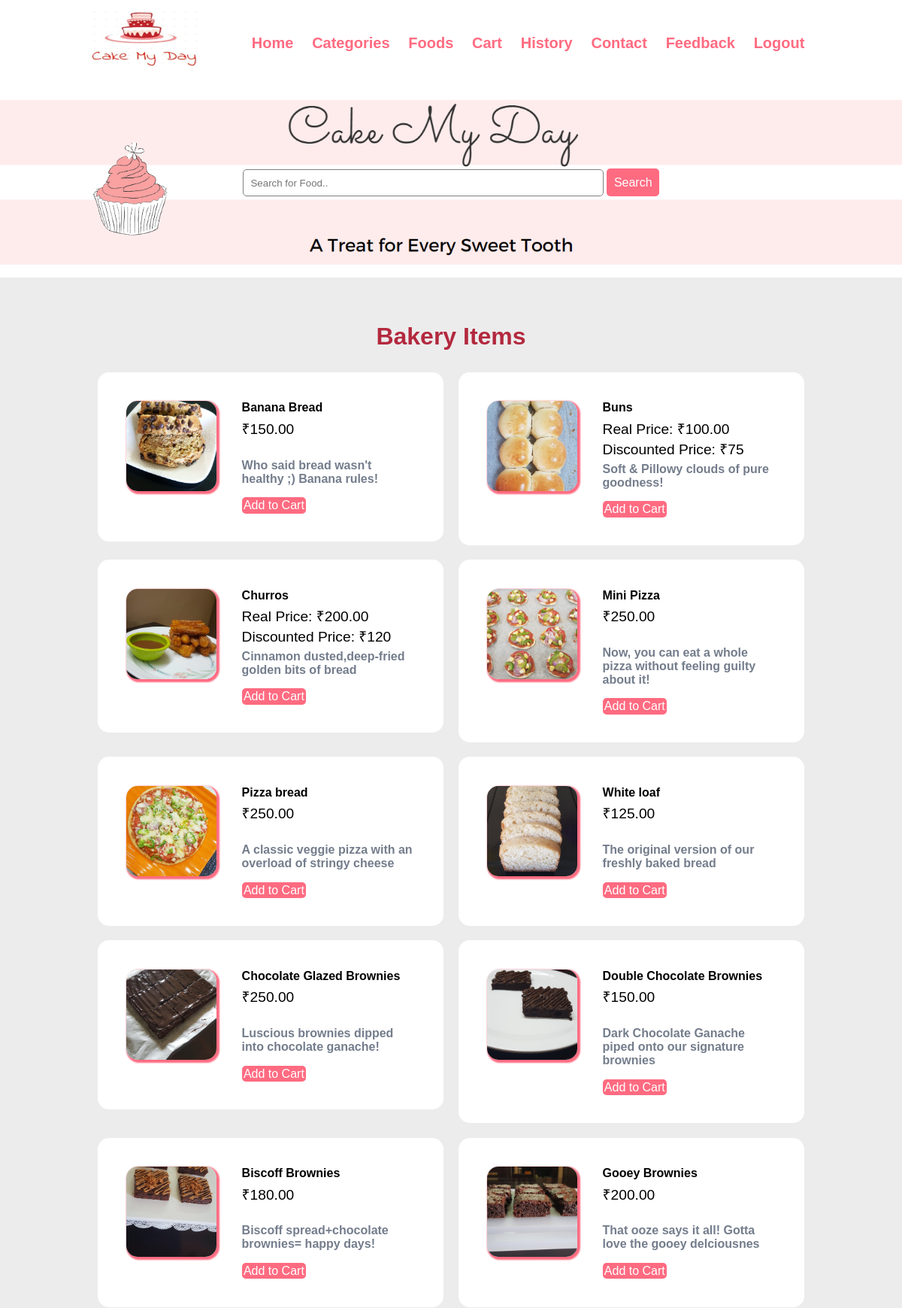
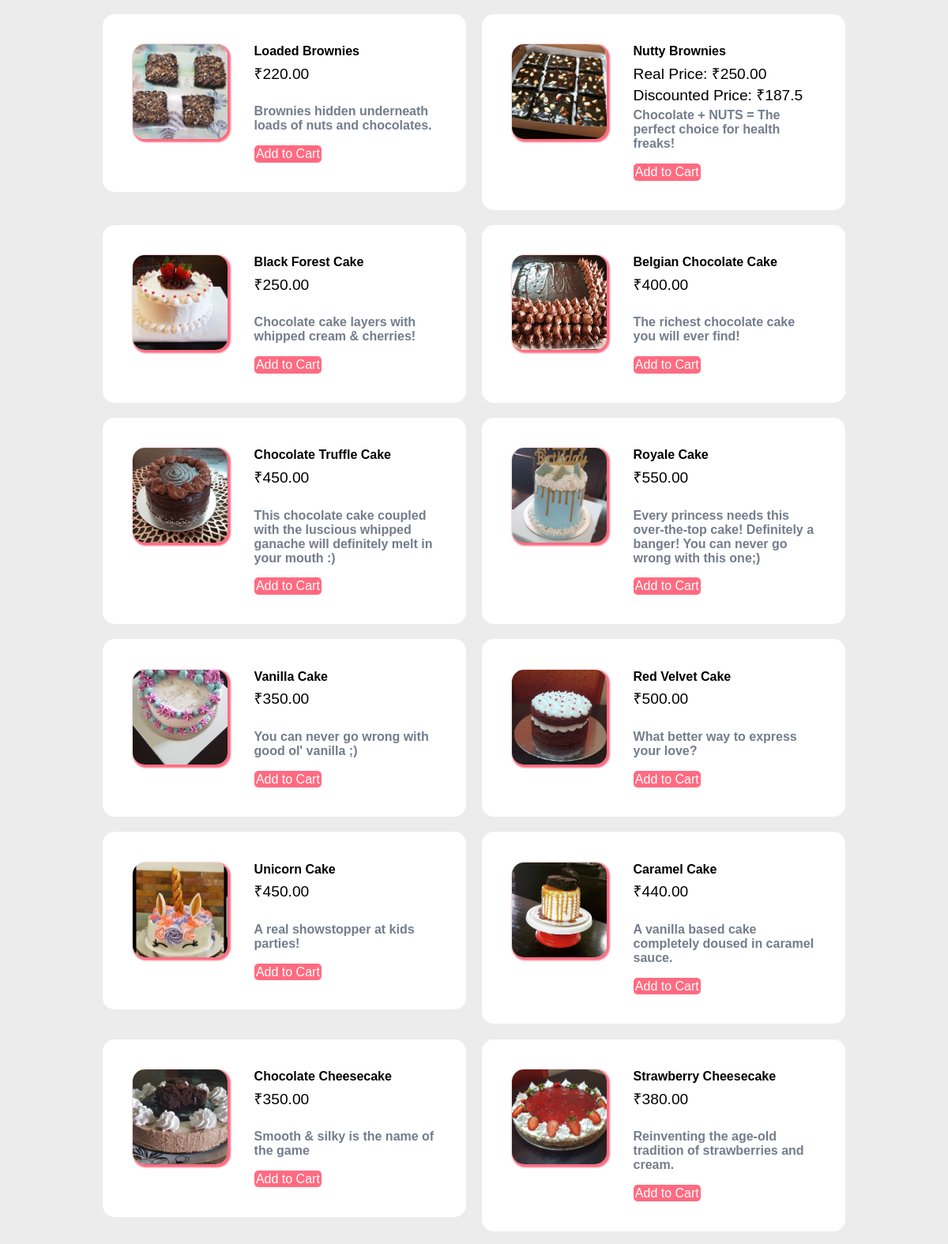
Screenshot of /foods.php (signed in, upper part) with the database file from the repository (2 pictures, top to bottom).
### tables this page shows
CREATE TABLE `tbl_food` (
  `id` int(10) UNSIGNED NOT NULL,
  `title` varchar(100) NOT NULL,
  `description` text NOT NULL,
  `price` decimal(10,2) NOT NULL,
  `image_name` varchar(255) NOT NULL,
  `category_id` int(10) UNSIGNED NOT NULL,
  `featured` varchar(10) NOT NULL,
  `active` varchar(10) NOT NULL,
  `discount` varchar(255) NOT NULL
);

### foods.php (the view, shortened to what this page needs)
<?php include('partials-front/menu.php'); ?>
<section class="food-search text-center">
    <div class="container">
        <form action="<?php echo SITEURL; ?>food-search.php" method="POST">
            <input type="search" name="search" placeholder="Search for Food.." required>
            <input type="submit" name="submit" value="Search" class="btn btn-primary">
        </form>
    </div>
</section>
<section class="food-menu flex-container">
    <div class="container">
        <h2 class="text-center b">Bakery Items</h2>
        <?php
        $sql = "SELECT * FROM tbl_food WHERE active='Yes'";
        $res = mysqli_query($conn, $sql);
        $count = mysqli_num_rows($res);
        if ($count > 0) {
            while ($row = mysqli_fetch_assoc($res)) {
                $id = $row['id'];
                $title = $row['title'];
                $description = $row['description'];
                $price = $row['price'];
                $image_name = $row['image_name'];
                $discount = $row['discount'];
        ?>
                <div class="food-menu-box">
                    <div class="food-menu-img pics_in_a_row">
                        <?php
                        if ($image_name == "") {
                            echo "<div class='error'>Image not Available.</div>";
                        } else {
                        ?>
                            <img src="<?php echo SITEURL; ?>images/food/<?php echo $image_name; ?>" alt="product" class="img-responsive img-curve card-image">
                        <?php
                        }
                        ?>
                    </div>
                    <div class="food-menu-desc">
                        <h4><?php echo $title; ?></h4>
                        <p class="food-price">
                            <?php
                            if ($discount == '0%') {
                                echo ('₹' . $price . "<br><br>");
                            } else if ($discount == '25%') {
                                echo ('Real Price: ₹' . ($price) . "<br>");
                                echo ('Discounted Price: ₹' . (0.75 * $price));
                            } else if ($discount == '40%') {
                                echo ('Real Price: ₹' . ($price) . "<br>");
                                echo ('Discounted Price: ₹' . (0.6 * $price));
                            } else if ($discount == '50%') {
                                echo ('Real Price: ₹' . ($price) . "<br>");
                                echo ('Discounted Price: ₹' . (0.5 * $price));
                            }
                            ?>
                        </p>
                        <p class="food-detail">
                            <?php echo $description; ?>
                        </p>
                        <br>
                        <a href="<?php echo SITEURL; ?>customercart.php?food_id=<?php echo $id; ?>" class="btn btn-primary">Add to Cart</a>
                    </div>
                </div>
        <?php
            }
        } else {
            echo "<div class='error'>Food not found.</div>";
        }
        ?>
    </div>
</section>
<?php include('partials-front/footer.php'); ?>

### css/style.css (style rules this page uses)
* { margin: 0 0; padding: 0 0; font-family: Arial, Helvetica, sans-serif; }
.container { width: 80%; margin: 0 auto; padding: 1%; }
.img-responsive { width: 100%; }
.img-curve { border-radius: 15px; }
.text-center { text-align: center; }
.b { color: #b3293e; text-decoration: none; }
a { color: #ff6b81; text-decoration: none; }
.btn { padding: 1%; border: none; font-size: 1rem; border-radius: 5px; }
.btn-primary { background-color: #ff6b81; color: white; cursor: pointer; }
h2 { color: #2f3542; font-size: 2rem; margin-bottom: 2%; }
.food-search { background-image: url(../images/cakemydaybg.png); background-size: cover; background-repeat: no-repeat; background-position: center; padding: 8% 0; }
.food-search input[type="search"] { border: 1px solid grey; border-radius: 5px; width: 50%; padding: 1%; outline: 1; background-color: #ffffff; }
.card-image { object-fit: cover; width: 120px; height: 120px; border-radius: 15px; box-shadow: 2px 2px 2px 2px #ff6b81; }
.food-menu { background-color: #ececec; padding: 4% 0; }
.food-menu-box { width: 40%; margin: 1%; padding: 4%; float: left; background-color: white; border-radius: 15px; }
.food-menu-img { width: 80px; height: 50px; float: left; align-content: center; align-content: flex-end; }
.food-menu-desc { width: 60%; float: right; margin-left: 8%; }
.food-price { font-size: 1.2rem; margin: 2% 0; }
.food-detail { font-size: 1rem; color: #747d8c; font-weight: bold; }

### rows the page displays
tbl_food: image_name (picture), title "Banana Bread", price "150.00", description "Who said bread wasn't healthy ;) Banana rules!"
tbl_food: image_name (picture), title "Buns", price "100.00", 0.75*$price "75", description "Soft & Pillowy clouds of pure goodness!"
tbl_food: image_name (picture), title "Churros", price "200.00", 0.6*$price "120", description "Cinnamon dusted,deep-fried golden bits of bread"
tbl_food: image_name (picture), title "Mini Pizza", price "250.00", description "Now, you can eat a whole pizza without feeling guilty about it!"
tbl_food: image_name (picture), title "Pizza bread", price "250.00", description "A classic veggie pizza with an overload of stringy cheese"
tbl_food: image_name (picture), title "White loaf", price "125.00", description "The original version of our freshly baked bread"
tbl_food: image_name (picture), title "Chocolate Glazed Brownies", price "250.00", description "Luscious brownies dipped into chocolate ganache!"
tbl_food: image_name (picture), title "Double Chocolate Brownies", price "150.00", description "Dark Chocolate Ganache piped onto our signature brownies"
tbl_food: image_name (picture), title "Biscoff Brownies", price "180.00", description "Biscoff spread+chocolate brownies= happy days!"
tbl_food: image_name (picture), title "Gooey Brownies", price "200.00", description "That ooze says it all! Gotta love the gooey delciousnes"
tbl_food: image_name (picture), title "Loaded Brownies", price "220.00", description "Brownies hidden underneath loads of nuts and chocolates."
tbl_food: image_name (picture), title "Nutty Brownies", price "250.00", 0.75*$price "187.5", description "Chocolate + NUTS = The perfect choice for health freaks!"
tbl_food: image_name (picture), title "Black Forest Cake", price "250.00", description "Chocolate cake layers with whipped cream & cherries!"
tbl_food: image_name (picture), title "Belgian Chocolate Cake", price "400.00", description "The richest chocolate cake you will ever find!"
tbl_food: image_name (picture), title "Chocolate Truffle Cake", price "450.00", description "This chocolate cake coupled with the luscious whipped ganache will definitely melt in your mouth :)"
tbl_food: image_name (picture), title "Royale Cake", price "550.00", description "Every princess needs this over-the-top cake! Definitely a banger! You can never go wrong with this one;)"
tbl_food: image_name (picture), title "Vanilla Cake", price "350.00", description "You can never go wrong with good ol' vanilla ;)"
tbl_food: image_name (picture), title "Red Velvet Cake", price "500.00", description "What better way to express your love?"
tbl_food: image_name (picture), title "Unicorn Cake", price "450.00", description "A real showstopper at kids parties!"
tbl_food: image_name (picture), title "Caramel Cake", price "440.00", description "A vanilla based cake completely doused in caramel sauce."
tbl_food: image_name (picture), title "Chocolate Cheesecake", price "350.00", description "Smooth & silky is the name of the game"
tbl_food: image_name (picture), title "Strawberry Cheesecake", price "380.00", description "Reinventing the age-old tradition of strawberries and cream."
